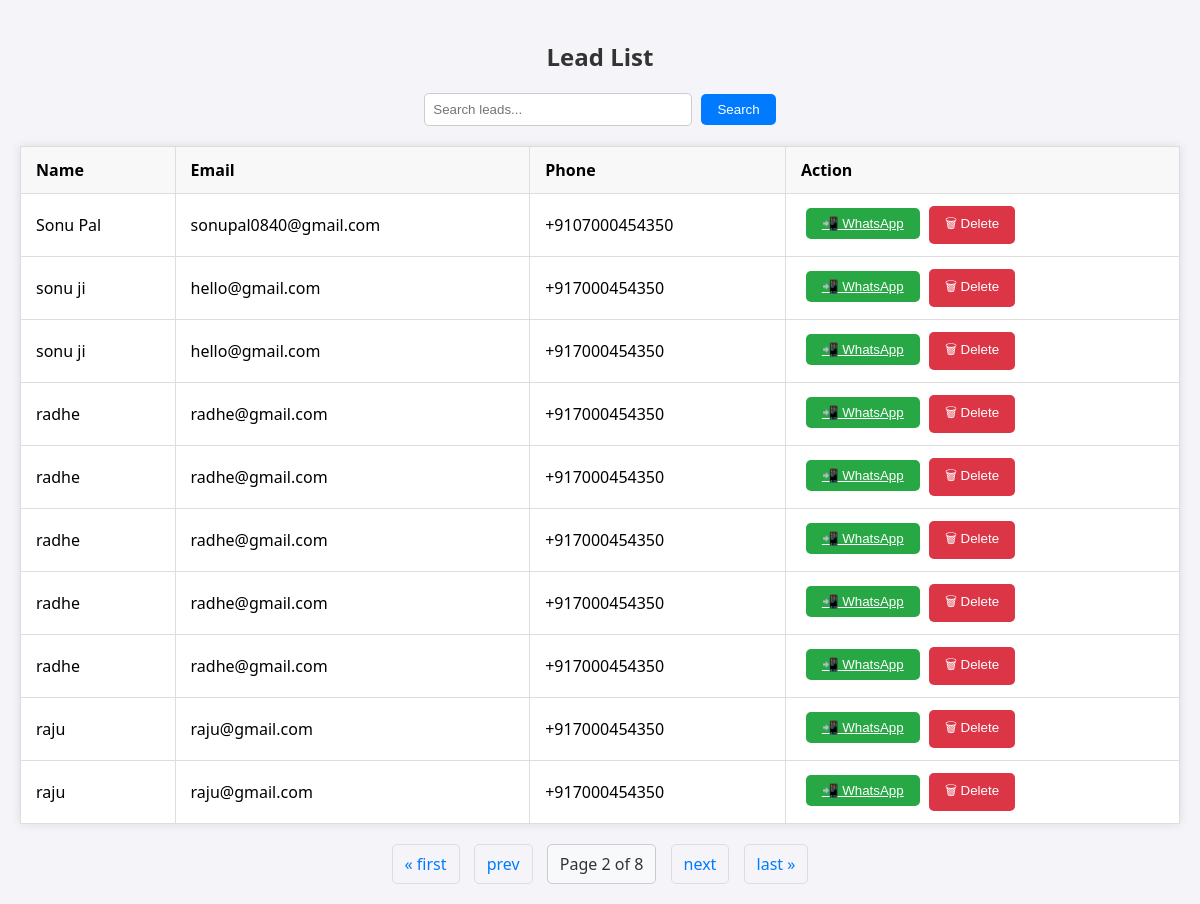
The page /leads/?page=2 on the database its author committed.
### leads/models.py (models this page shows, shortened)
class Lead(models.Model):
    name = models.CharField(max_length=100)
    email = models.EmailField()
    phone = models.CharField(max_length=15)
    interest = models.CharField(max_length=100)
    score = models.IntegerField(default=0)
    segment = models.CharField(max_length=50, blank=True, null=True)
    timestamp = models.DateTimeField(default=timezone.now)  # Timestamp field for when the lead is created

### leads/views.py (the view)
# urls.py: path('leads/', views.lead_list, name='lead_list'),
def lead_list(request):
    leads = Lead.objects.all()
    query = request.GET.get('q')
    if query:
        leads = leads.filter(
            Q(name__icontains=query) |
            Q(email__icontains=query) |
            Q(segment__icontains=query)
        )
    paginator = Paginator(leads, 10)
    page_number = request.GET.get('page')
    page_obj = paginator.get_page(page_number)
    return render(request, 'lead_list.html', {'page_obj': page_obj})

### templates/lead_list.html (shortened to what this page needs)
{% load static %}
<!DOCTYPE html>
<html lang="en">
<head>
    <link rel="stylesheet" href="{% static 'css/lead_list.css' %}">
</head>
<body>
    <div class="container">
        <h2>Lead List</h2>
        <form method="get" class="search-form">
            <input type="text" name="q" placeholder="Search leads..." value="{{ request.GET.q }}">
            <button type="submit" class="btn">Search</button>
        </form>
        <table class="lead-table">
            <thead>
                <tr>
                    <th>Name</th>
                    <th>Email</th>
                    <th>Phone</th>
                    <th>Action</th>
                </tr>
            </thead>
            <tbody>
                {% for lead in page_obj %}
                <tr>
                    <td>{{ lead.name }}</td>
                    <td>{{ lead.email }}</td>
                    <td>{{ lead.phone }}</td>
                    <td>
                        <form method="post" action="{% url 'send_whatsapp_message' lead.id %}" style="display:inline;">
                            <button type="submit" class="btn btn-success"><a href="https://wa.me/{{ lead.phone|urlencode }}?text=Hello%20{{ lead.name }},%20thank%20you%20for%20your%20interest!"
                                class="btn btn-success"
                                target="_blank">
                                📲 WhatsApp
                             </a></button>
                        </form>
                        <form method="post" action="{% url 'delete_lead' lead.id %}" style="display:inline;">
                            <button type="submit" class="btn btn-danger">🗑 Delete</button>
                        </form>
                    </td>
                </tr>
                {% empty %}
                <tr><td colspan="6">No leads found.</td></tr>
                {% endfor %}
            </tbody>
        </table>
        <div class="pagination">
            {% if page_obj.has_previous %}
                <a href="?page=1">&laquo; first</a>
                <a href="?page={{ page_obj.previous_page_number }}">prev</a>
            {% endif %}
            <span>Page {{ page_obj.number }} of {{ page_obj.paginator.num_pages }}</span>
            {% if page_obj.has_next %}
                <a href="?page={{ page_obj.next_page_number }}">next</a>
                <a href="?page={{ page_obj.paginator.num_pages }}">last &raquo;</a>
            {% endif %}
        </div>
    </div>
</body>
</html>

### static/css/lead_list.css (style rules this page uses)
body { font-family: 'Segoe UI', Tahoma, Geneva, Verdana, sans-serif; background-color: #f4f4f9; margin: 0; padding: 20px; }
h2 { color: #333; text-align: center; margin-bottom: 20px; }
form { text-align: center; margin-bottom: 20px; }
input[type="text"] { padding: 8px; width: 250px; border: 1px solid #ccc; border-radius: 5px; }
button { padding: 8px 16px; background-color: #007bff; color: white; border: none; border-radius: 5px; margin-left: 5px; cursor: pointer; }
table { width: 100%; border-collapse: collapse; margin-top: 10px; background-color: white; box-shadow: 0 0 10px rgba(0, 0, 0, 0.1); }
th, td { padding: 12px 15px; border: 1px solid #ddd; text-align: left; }
th { background-color: #f8f8f8; font-weight: bold; }
.btn-success { background-color: #28a745; color: white; }
.btn-danger { background-color: #dc3545; color: white; }
.pagination { text-align: center; margin-top: 20px; }
.pagination a, .pagination span { display: inline-block; margin: 0 5px; padding: 8px 12px; color: #007bff; text-decoration: none; border: 1px solid #ddd; border-radius: 5px; }
.pagination span { background-color: #f8f9fa; color: #333; border: 1px solid #ccc; }

### rows shown on the page
Lead: name "Sonu Pal", email "sonupal0840@gmail.com", phone "+9107000454350"
Lead: name "sonu ji", email "hello@gmail.com", phone "+917000454350"
Lead: name "sonu ji", email "hello@gmail.com", phone "+917000454350"
Lead: name "radhe", email "radhe@gmail.com", phone "+917000454350"
Lead: name "radhe", email "radhe@gmail.com", phone "+917000454350"
Lead: name "radhe", email "radhe@gmail.com", phone "+917000454350"
Lead: name "radhe", email "radhe@gmail.com", phone "+917000454350"
Lead: name "radhe", email "radhe@gmail.com", phone "+917000454350"
Lead: name "raju", email "raju@gmail.com", phone "+917000454350"
Lead: name "raju", email "raju@gmail.com", phone "+917000454350"

### other values the page prints
{{ page_obj.number }} "2"
{{ page_obj.paginator.num_pages }} "8"
